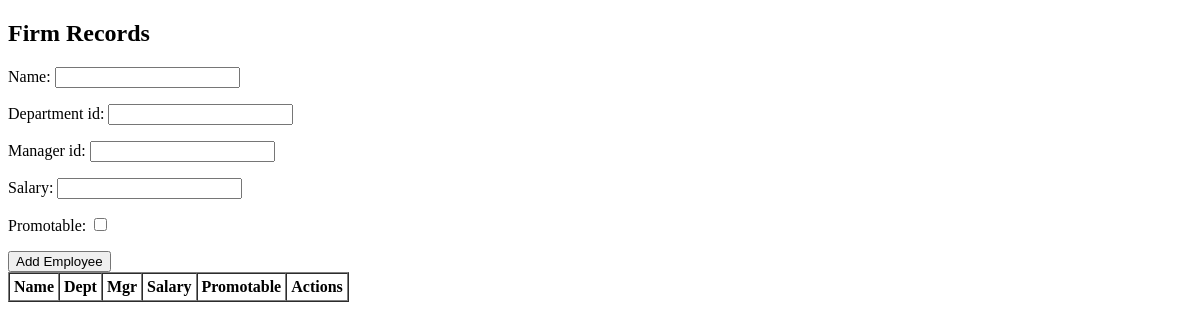
The page /CS_game/v2 on the database as committed earlier.
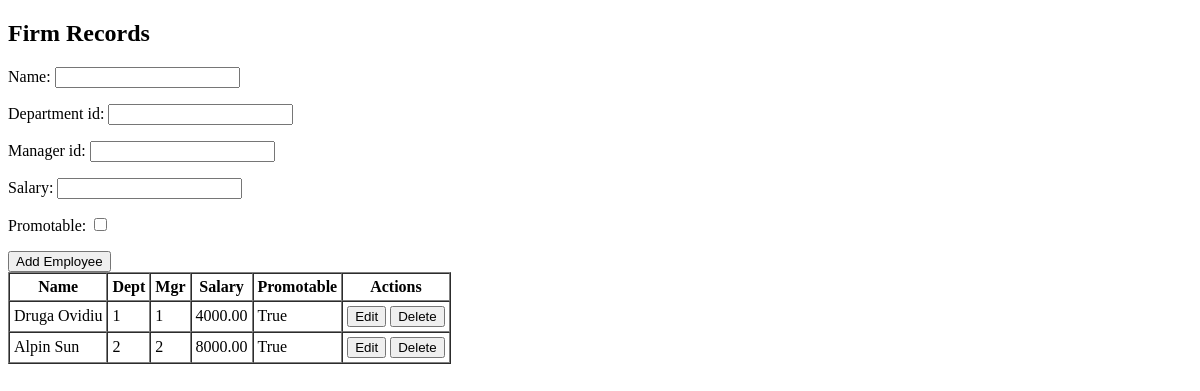
The same page on the database as committed later.
### CS_game/models.py (models this page shows)
class Employee(models.Model):
    name          = models.CharField(max_length=100)
    department_id = models.IntegerField()
    manager_id    = models.IntegerField()
    salary        = models.DecimalField(max_digits=10, decimal_places=2)
    promotable = models.BooleanField(default=False)
    class Meta:
        db_table = 'employee'   # matches the table name in firma.sql

### CS_game/views.py (the view, shortened to what this page needs)
# urls.py: path('v2', CS_game_view2, name='CS_game2'),
def CS_game_view2(request):
    employees = Employee.objects.all().order_by('id') # query DB for all rows
    form      = EmployeeForm()         # blank form for “create”
    return render(request, 'CS_game2.html', {
        'employees': employees,
        'form': form,
    })

### CS_game/forms.py
class EmployeeForm(forms.ModelForm):
    class Meta:
        model  = Employee
        fields = ['name', 'department_id', 'manager_id', 'salary', 'promotable']

### CS_game/templates/CS_game2.html (shortened to what this page needs)
<!DOCTYPE html>
<html lang="en">
<head>
</head>
<body>
{% load static %}
<h2>Firm Records</h2>
<form method="post">
  {{ form.as_p }}
  <button type="submit">Add Employee</button>
</form>
<table border="1" cellpadding="4" cellspacing="0">
  <tr>
    <th>Name</th><th>Dept</th><th>Mgr</th><th>Salary</th><th>Promotable</th><th>Actions</th>
  </tr>
  {% for emp in employees %}
  <tr>
    <td>{{ emp.name }}</td>
    <td>{{ emp.department_id }}</td>
    <td>{{ emp.manager_id }}</td>
    <td>{{ emp.salary }}</td>
    <td>{{ emp.promotable }}</td>
    <td>
  <button type="button" onclick="edit(
    {{ emp.id }},
    '{{ emp.name|escapejs }}',
    {{ emp.department_id|default:0 }},
    {{ emp.manager_id|default:0 }},
    {{ emp.salary|default:0 }},
    {{ emp.promotable|yesno:'true,false' }}
      )">Edit</button>
      <form method="post" style="display:inline">
        <button type="submit">Delete</button>
      </form>
    </td>
  </tr>
  {% endfor %}
</table>
</body>
</html>

Rows that differ between the two databases and show on the page:
added Employee: name "Druga Ovidiu", department_id "1", manager_id "1", salary "4000.00", promotable "True"
added Employee: name "Alpin Sun", department_id "2", manager_id "2", salary "8000.00", promotable "True"
